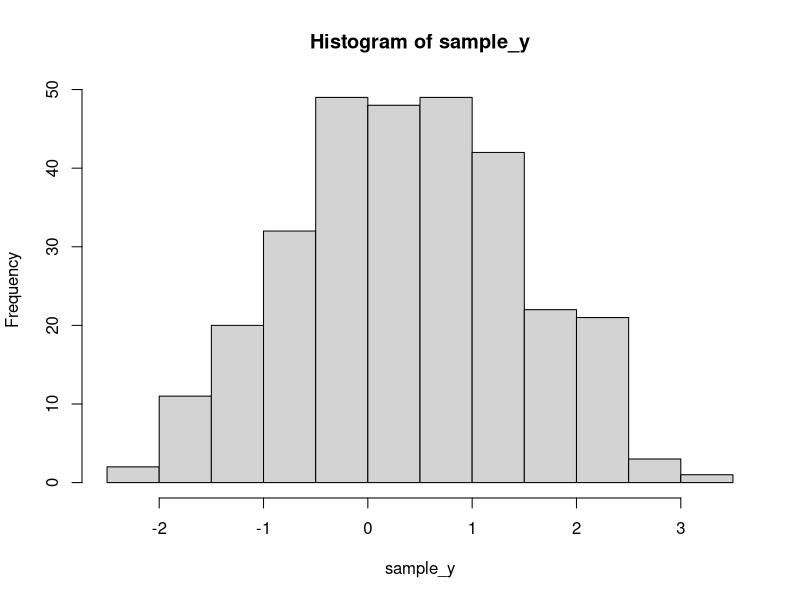
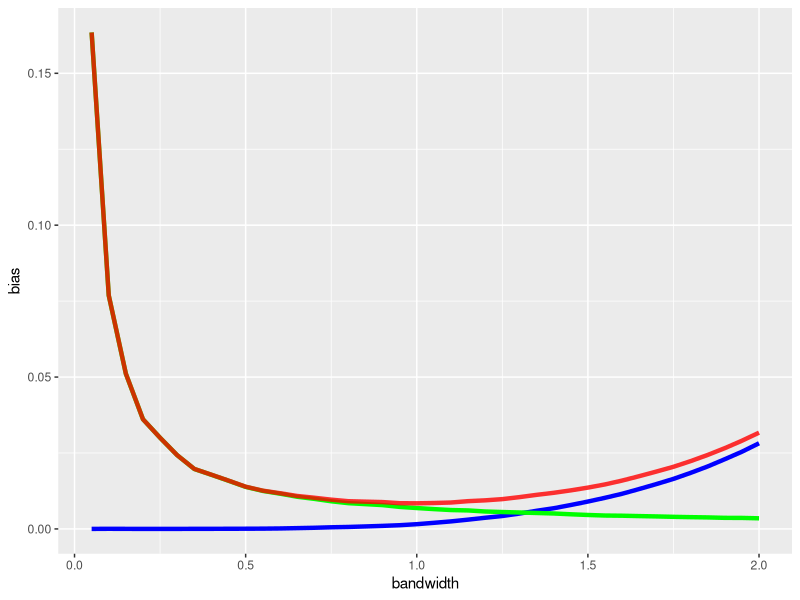

The R script that drew these images, in order: (Note: a time limit stopped this script after it produced the figures.)
##
##    Machine learning concepts
##
##    Problem set 1


##    Gyongyver Kamenar

library(tidyverse)
# Problem 1 ---------------------------------------------------------------

# A)
LocalAveraging<-function(sample_x, sample_y, x, h){
  sum(sample_y * ifelse( abs(sample_x - x)<=(h/2),1,0)) / sum(ifelse( abs(sample_x - x)<=(h/2),1,0))
}

LocalAveraging0<-function(sample_x, sample_y, x, h){
   sum(sample_y * ifelse( abs(sample_x - x)<=(h/2),0,abs(sample_x - x))) / sum(ifelse( abs(sample_x - x)<=(h/2),0,abs(sample_x - x)))
}

LocalAveraging2<-function(sample_x, sample_y, x, h){
  sum(sample_y * ifelse( norm(as.matrix(sample_x - x), type = "f")<=(h/2),1,0))/ sum(ifelse( norm(as.matrix(sample_x - x), type="f")<=(h/2),1,0))
}

# B)
set.seed(2323)
sample_x <- runif(300, min=0, max = 2)
set.seed(2323)
e <- rnorm(300)
sample_y <- sample_x^3 - 3.5 * sample_x^2 + 3 * sample_x + e
hist(sample_y)
optimal_y <- sample_x^3 - 3.5 * sample_x^2 + 3 * sample_x


# C)

LocalAveraging(sample_x = sample_x, sample_y = sample_y, x=1, h=1)

# Calc
bandwidth_values <- seq(0.05,2,0.05)

# x=1
map_dbl(bandwidth_values,  ~{ LocalAveraging(sample_x = sample_x, sample_y = sample_y, x=1, h=.x)} )
# x=0.1
map_dbl(bandwidth_values,  ~{ LocalAveraging(sample_x = sample_x, sample_y = sample_y, x=0.1, h=.x)} )

# D)
300*40*1000
# do not set seed
SimulateLocalAverage<-function(x_point=1, bandwidth=seq(0.05,2,0.05), sample_size=300){
  # Generate sample
  sample_x <- runif(sample_size, min=0, max = 2)
  e <- rnorm(sample_size)
  sample_y <- sample_x^3 - 3.5 * sample_x^2 + 3 * sample_x + e
  optimal_y <- sample_x^3 - 3.5 * sample_x^2 + 3 * sample_x
  # Local averaging
  #loc_avg <- LocalAveraging(sample_x = sample_x, sample_y = sample_y, x=x_point, h=bandwidth)
  
  map_df(bandwidth, ~{
    tibble(
    bandwidth = .x,
    loc_avg = as.numeric(LocalAveraging(sample_x = sample_x, sample_y = sample_y, x=x_point, h=.x )),
    error = as.numeric((x_point^3 - 3.5 * x_point^2 + 3 * x_point) - loc_avg)
    )
  })
}

# Simulate 1000 times
n <-1000
# x_point = 1
#Loc_avg<-map_dbl( bandwith_values, ~{SimulateLocalAverage(x_point = 1,bandwidth =.x, sample_size = 300) })
map_df(seq(n), SimulateLocalAverage)
results_df_x1 <-map_df(seq_len(n), SimulateLocalAverage)
results_df_x1 <-data.frame()

for(i in 1:n){
  results_df_x1<- rbind(results_df_x1, SimulateLocalAverage(x=1))
  
}
results_df_x1 %>% group_by(bandwidth) %>% summarise(mean=mean(error))


# Visualize
results_df_x1 %>% group_by(bandwidth) %>% summarise(bias = mean(error, na.rm=T)^2, var = var(loc_avg,na.rm = T), mse=bias+var) %>%
    ggplot(aes(x=bandwidth))+geom_line(aes(y=bias), color="blue", size=1.5)+geom_line(aes(y=var), color="green",size=1.5)+geom_line(aes(y=mse), color="red",size=1.5, alpha=0.8)


# x_point = 0.1
results_df_x01 <-data.frame()

for(i in 1:n){
  results_df_x01<- rbind(results_df_x01, SimulateLocalAverage(x=0.1))
  
}

results_df_x01 %>% group_by(bandwidth) %>% summarise(bias=mean(error)^2)


# Visualize
results_df_x01 %>% group_by(bandwidth) %>% summarise(bias = mean(error, na.rm=T)^2, var = var(loc_avg,na.rm = T), mse=bias+var) %>%
  ggplot(aes(x=bandwidth))+geom_line(aes(y=bias), color="blue", size=1.5)+geom_line(aes(y=var), color="green",size=1.5)+geom_line(aes(y=mse), color="red",size=1.5, alpha=0.8)



# E) 



# Problem 2 ---------------------------------------------------------------

####### A)

# LocalAveraging3<-function(sample_x, sample_y, x, h){
#   sum(sample_y * ifelse( norm(as.matrix(sample_x - x), type = "f")<=(h/2),1,0))/ sum(ifelse( norm(as.matrix(sample_x - x), type="f")<=(h/2),1,0))
# }

LocalAveraging2<-function(sample_x, sample_y, x=1, h=seq(1,4,0.5)){
  
  local_avg_estimate <-sum(sample_y * ifelse( map_dbl(seq(nrow(sample_x)), ~norm(as.matrix(sample_x[.x,]- x), type = "f"))<=(h/2),1,0))/ sum(ifelse(map_dbl(seq(nrow(sample_x)), ~norm(as.matrix(sample_x[.x,]- x), type = "f"))<=(h/2),1,0))
  ifelse(local_avg_estimate=="NaN",0, local_avg_estimate)
}

x=1
# k=5
n <- 1000
k <- 5
h <- seq(1,4,0.5)
sample_x <- matrix(rnorm(n * k, mean = 0, sd=2), nrow = n, ncol = k)
e <- rnorm(n,0,1)
sample_y <- map_dbl(seq_len(n), ~prod(sample_x[.x,])+e[.x])

map_dbl(h, ~LocalAveraging2(sample_x = sample_x, sample_y = sample_y, x=1, h=.x) )

# why
hist(2*(map_dbl(seq(nrow(sample_x)), ~norm(as.matrix(sample_x[.x,]- x), type = "f"))))
# check


# k=8
n <- 1000
k <- 8
h <- seq(1,4,0.5)
sample_x <- matrix(rnorm(n * k, mean = 0, sd=2), nrow = n, ncol = k)
e <- rnorm(n,0,1)
sample_y <- map_dbl(seq_len(n), ~prod(sample_x[.x,])+e[.x])
map_dbl(h, ~LocalAveraging2(sample_x = sample_x, sample_y = sample_y, x=1, .x) )

hist(2*(map_dbl(seq(nrow(sample_x)), ~norm(as.matrix(sample_x[.x,]- x), type = "f"))))


###### B)









  
